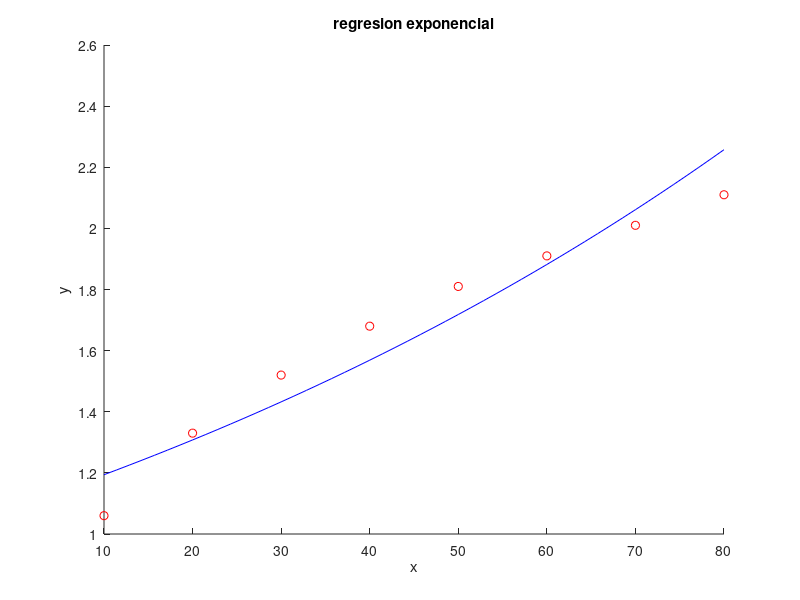

Recreate this plot in MATLAB.
close all; clear all; clc

t = [10:10:80];
y = [1.06 1.33 1.52 1.68 1.81 1.91 2.01 2.11];

# ln(y) = log(y)
p = polyfit(t, log(y), 1);
fprintf('parametro x_2 = %2.3f\n',p(1));
fprintf('parametro x_1 = %3.3f\n',exp(p(2)));
hold on
plot(t,y,'ro')
x = linspace(min(t),max(t),50);
z = exp(p(2))*exp(p(1)*x);
plot(x,z,'b ')
xlabel('x')
ylabel('y')
title('regresion exponencial')
hold off
